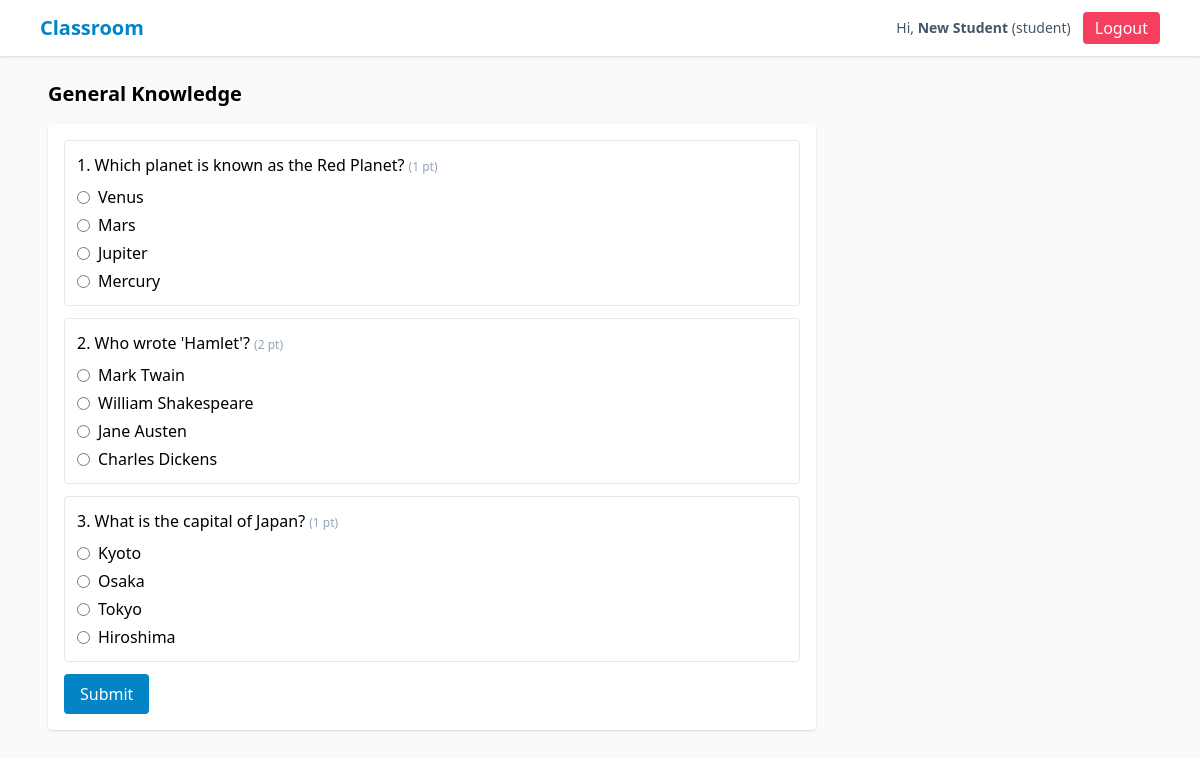
Page /quiz/3/take (signed in) on the committed database.
### tables this page shows
CREATE TABLE users (
      id INTEGER PRIMARY KEY AUTOINCREMENT,
      name TEXT NOT NULL,
      email TEXT UNIQUE NOT NULL,
      password_hash TEXT NOT NULL,
      role TEXT NOT NULL CHECK(role IN ('admin','tutor','student')),
      created_at TEXT NOT NULL
    );

CREATE TABLE quizzes (
      id INTEGER PRIMARY KEY AUTOINCREMENT,
      class_id INTEGER NOT NULL,
      title TEXT NOT NULL,
      description TEXT,
      created_by INTEGER NOT NULL,
      created_at TEXT NOT NULL,
      FOREIGN KEY(class_id) REFERENCES classes(id) ON DELETE CASCADE,
      FOREIGN KEY(created_by) REFERENCES users(id) ON DELETE SET NULL
    );

CREATE TABLE questions (
      id INTEGER PRIMARY KEY AUTOINCREMENT,
      quiz_id INTEGER NOT NULL,
      question_text TEXT NOT NULL,
      choices TEXT NOT NULL, -- JSON array
      answer_index INTEGER NOT NULL,
      points INTEGER NOT NULL DEFAULT 1,
      FOREIGN KEY(quiz_id) REFERENCES quizzes(id) ON DELETE CASCADE
    );

### app.py (the view, shortened to what this page needs)
@app.route("/quiz/<int:quiz_id>/take", methods=["GET","POST"])
@login_required
def take_quiz(quiz_id):
    if current_user.role != "student": flash("Forbidden","danger"); return redirect(url_for("index"))
    data = DB.get_quiz(quiz_id)
    if not data: flash("Quiz not found", "danger"); return redirect(url_for("student_dashboard"))
    quiz = data["quiz"]; questions = data["questions"]
    qlist = []
    for q in questions:
        qlist.append({
            "id": q["id"],
            "text": q["question_text"],
            "choices": json.loads(q["choices"]),
            "points": q["points"]
        })
    return render_template("quiz_take.html", quiz=quiz, questions=qlist)

### app.py (called while the page is built)
@login_manager.user_loader
def load_user(user_id):
    row = DB.get_user_by_id(int(user_id))
    if row:
        return User(row)
    return None

### db.py (called while the page is built)
def get_connection():
    conn = sqlite3.connect(DB_PATH, timeout=5, detect_types=sqlite3.PARSE_DECLTYPES, check_same_thread=False)
    conn.row_factory = sqlite3.Row
    conn.execute("PRAGMA foreign_keys = ON;")
    return conn

def get_user_by_id(uid: int) -> Optional[sqlite3.Row]:
    conn = get_connection()
    cur = conn.cursor()
    cur.execute("SELECT * FROM users WHERE id = ?", (uid,))
    r = cur.fetchone()
    conn.close()
    return r

def get_quiz(quiz_id: int):
    conn = get_connection()
    cur = conn.cursor()
    cur.execute("SELECT * FROM quizzes WHERE id = ?", (quiz_id,))
    quiz = cur.fetchone()
    if not quiz:
        conn.close()
        return None
    cur.execute("SELECT * FROM questions WHERE quiz_id = ?", (quiz_id,))
    questions = cur.fetchall()
    conn.close()
    return {"quiz": quiz, "questions": questions}

### templates/quiz_take.html
{% extends "base.html" %}
{% block content %}
<h2 class="text-xl font-semibold mb-4">{{ quiz.title }}</h2>
<form method="post" class="bg-white p-4 rounded shadow max-w-3xl">
  {% for q in questions %}
    <div class="mb-3 border p-3 rounded">
      <div class="font-medium">{{ loop.index }}. {{ q.text }} <span class="text-xs text-slate-400">({{ q.points }} pt)</span></div>
      <div class="mt-2 space-y-1">
        {% for choice in q.choices %}
          <label class="flex items-center gap-2">
            <input type="radio" name="q_{{ q.id }}" value="{{ loop.index0 }}"/>
            <span>{{ choice }}</span>
          </label>
        {% endfor %}
      </div>
    </div>
  {% endfor %}
  <button class="px-4 py-2 bg-sky-600 text-white rounded">Submit</button>
</form>
{% endblock %}

### templates/base.html (shortened to what this page needs)
<!doctype html>
<html lang="en">
<head>
  <script src="https://cdn.tailwindcss.com"></script>
</head>
<body class="bg-slate-50 min-h-screen">
  <nav class="bg-white shadow">
    <div class="max-w-6xl mx-auto px-4 py-3 flex justify-between items-center">
      <a class="text-xl font-semibold text-sky-600" href="{{ url_for('index') }}">Classroom</a>
      <div class="flex items-center gap-3">
        {% if current_user.is_authenticated %}
          <span class="text-sm text-slate-600">Hi, <strong>{{ current_user.name }}</strong> ({{ current_user.role }})</span>
          <a class="px-3 py-1 bg-rose-500 text-white rounded" href="{{ url_for('logout') }}">Logout</a>
        {% else %}
          <a class="px-3 py-1 bg-sky-600 text-white rounded" href="{{ url_for('login') }}">Login</a>
        {% endif %}
      </div>
    </div>
  </nav>
  <main class="max-w-6xl mx-auto p-6">
    {% block content %}{% endblock %}
  </main>
</body>
</html>

### rows in the picture
users: name "New Student", role "student"
quizzes: title "General Knowledge"
questions: text "Which planet is known as the Red Planet?", points "1", choices "Venus" "Mars" "Jupiter" "Mercury"
questions: text "Who wrote 'Hamlet'?", points "2", choices "Mark Twain" "William Shakespeare" "Jane Austen" "Charles Dickens"
questions: text "What is the capital of Japan?", points "1", choices "Kyoto" "Osaka" "Tokyo" "Hiroshima"
